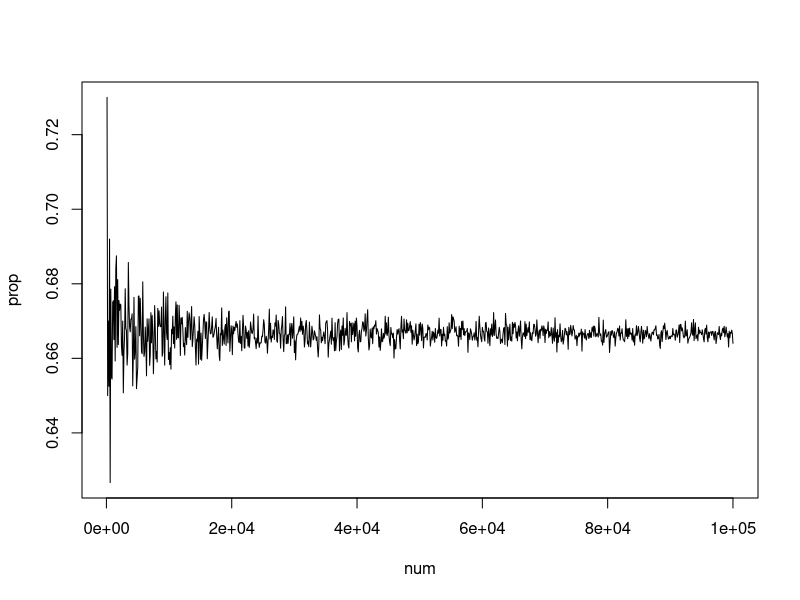

The R script that drew this image:
#Function for simulating uniform(7, 13) random variables and determining the proportion greater than or equal to 9
# n : sample size
# print : TRUE/FALSE for printing vector with observations and true/false-ness

simulation<-function(n, print)
{
  #Generate n random uniform observations on (7,13)
  obs<-runif(n, 7, 13)
  
  #If print=T, print vector of observations and vector of T/F values
  if(print==T){
    print(obs)
    print((obs>=9)==TRUE)
  }
  
  #Count proportion where >=9 is true out of n observations
  sum((obs>=9&obs<=13)==TRUE)/n
  
}

#Test for larger sample sizes
simulation(10,T)
simulation(100,F)
simulation(10000,F)
simulation(100000,F)
simulation(1000000,F)

#Create an empty numeric vector
prop<-vector('numeric')

#Create a vector with 1000 instances of function with sample size increasing by 100
for(k in 1:1000){
  
  prop<-c(prop,simulation(100*k,F))
  
}
 
#Create a vector of possible sample sizes
num<-c(1:1000)
num<-num*100

#Plot sample size vs proportion, "l" option says to plot using a line
plot(num, prop, type="l")

